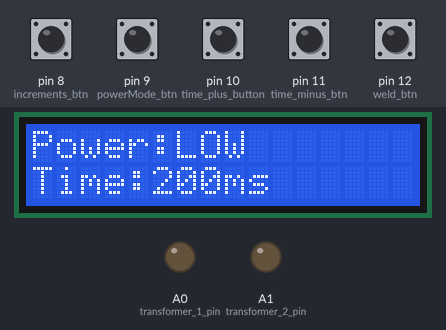
Simulated run of this program. Board: Arduino Nano, built with avr-gcc and run on an emulated ATmega328P. Parts: 16×2 character LCD, output pins drawn as LEDs (lit = HIGH). The inputs (shaded band) are chosen by the test bench; at power-on: pin 8 (increments_btn), pin 9 (powerMode_btn), pin 10 (time_plus_button), pin 11 (time_minus_btn), pin 12 (weld_btn) HIGH.

Above: at 3.2 s.
3.3 s: pin 12 (weld_btn) pulled LOW for 0.15 s
At 4.5 s:
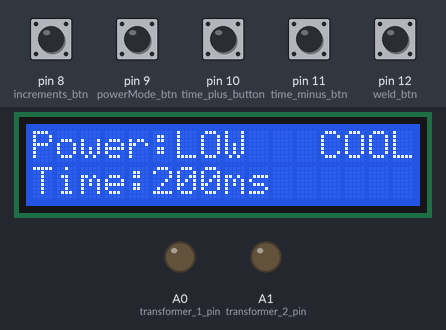
6.4 s: pin 9 (powerMode_btn) pulled LOW for 0.15 s
At 7.7 s:
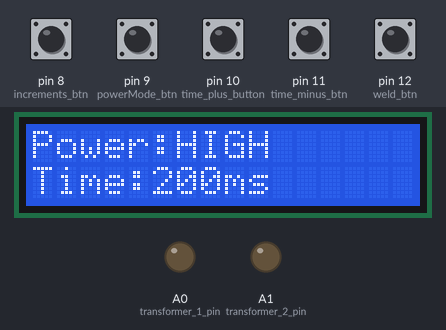
8.0 s: pin 12 (weld_btn) pulled LOW for 1 s
At 9.3 s:
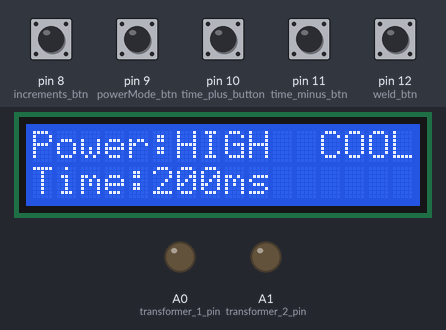
10.5 s: pin 11 (time_minus_btn) pulled LOW for 0.15 s
At 11.6 s:
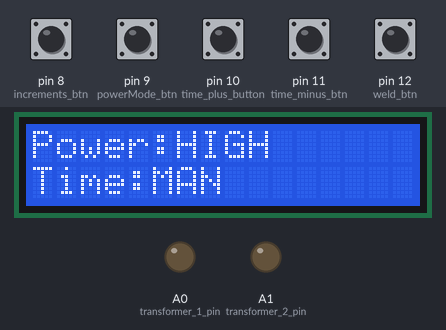
12.7 s: pin 8 (increments_btn) pulled LOW for 0.15 s
At 13.8 s:
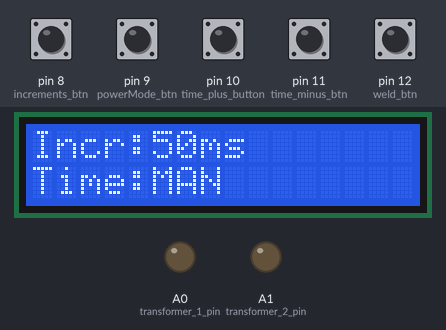
15.7 s: pin 9 (powerMode_btn) pulled LOW for 1 s
At 16.0 s:
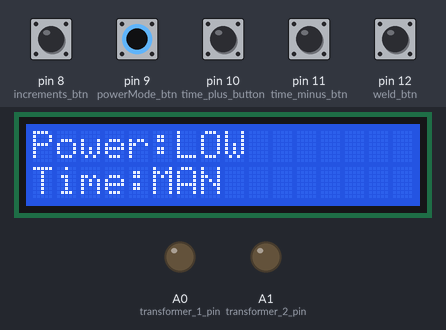
Timing chart, 0 to 18.7 s (numbered marks = the images above; inputs shaded):
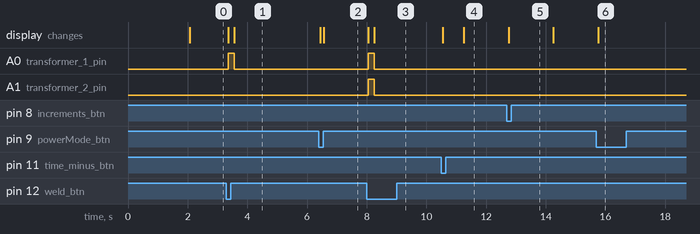

The program:

main.cpp
```cpp
#include <Arduino.h>
#include <Wire.h>
#include <LiquidCrystal.h>
#include <ButtonHandler.h>

#define DEBUG false  //set to true for debug output, false for no debug output
#define DEBUG_SERIAL if(DEBUG)Serial

//Define pins for LCD
#define RS_PIN 2
#define E_PIN 3
#define D4_PIN 4
#define D5_PIN 5
#define D6_PIN 6
#define D7_PIN 7

//Macros for aligning text to the centre and right of the 16x2 LCD
#define ALIGN_CENTRE(t)       (7-(t.length())/2)
#define ALIGN_RIGHT(t)       (16-(t.length()))

//Define transformer pins
const int transformer_1_pin = A0;
const int transformer_2_pin = A1;

//Define button pins
const int increments_btn=8, powerMode_btn=9, time_plus_button=10, time_minus_btn=11, weld_btn=12;

//Stores number of transformers currently active
byte powerMode = 1;

//Stores selectable time increments
const unsigned int incrementSteps[] = {50, 100, 200};
const byte numberIncrementSteps = sizeof(incrementSteps) / sizeof(incrementSteps[0]);
unsigned int selectedIncrement = 2;

unsigned int timeVal = 200; //Current time value

//Min and max time values
unsigned int minVal = incrementSteps[selectedIncrement];
unsigned int maxVal = 2000;

bool manualMode = false; //Keeps track of whether manual mode is enabled

bool onCooldown = false; //Keeps track of whether the welder is cooling down

//Create strings to store the prevously displayed text so it can be cleared properly
String prev_powerModeVal_string = "";
const String powerModePrefix_string = "Power:";
const int powerModePrefix_string_len = powerModePrefix_string.length();
const String timeValPrefix_string = "Time:";
const int timeValPrefix_string_len = timeValPrefix_string.length();

//Create lcd object
LiquidCrystal lcd(RS_PIN, E_PIN, D4_PIN, D5_PIN, D6_PIN, D7_PIN);

//Create button objects that use the internal pullup resistors so (btn, true, true)
Button powerModeButton(powerMode_btn, true, true);
Button timePlusButton(time_plus_button, true, true);
Button timeMinusButton(time_minus_btn, true, true);
Button incrementButton(increments_btn, true, true);
Button weldButton(weld_btn, true, true);

int handleInputs(); //Forward declaration of handleInputs function since a higher function references it

//Clear text from a specific area of a row on the display
void clearText(byte from, byte to, byte row)
{
  byte strLen = (to+1) - from; //Calculate the length of the string
  String clearString = ""; //Create string to store the number of spaces
  while (strLen--)
  {
    clearString += " "; //Add the number of spaces to the string
  }
  //Update the display
  lcd.setCursor(from, row);
  lcd.print(clearString);
}

//Display the power mode line
void displayPower()
{
  clearText(0, 9, 0);

  lcd.setCursor(0,0);
  lcd.print(powerModePrefix_string);
  switch (powerMode)
  {
    case 1:
      lcd.print("LOW");
      break;
    case 2:
      lcd.print("HIGH");
      break;
  }
}

//Switch the power mode
void togglePowerMode()
{
  //Clear the value after the prefix
  clearText(powerModePrefix_string_len, powerModePrefix_string_len  + (prev_powerModeVal_string.length() - 1), 0);

  //Switch the power mode
  String powerModeValue_string = "";
  switch (powerMode)
  {
    case 1:
      powerMode = 2;
      powerModeValue_string = "HIGH";
      break;
    case 2:
      powerMode = 1;
      powerModeValue_string = "LOW";
      break;
  }

  //Update the displayed value
  lcd.setCursor(powerModePrefix_string_len, 0);
  lcd.print(powerModeValue_string);
  prev_powerModeVal_string = powerModeValue_string;
}

//Display the time value on the second line of the display
void displayTime()
{
  clearText(0,15,1);
  lcd.setCursor(0,1);
  lcd.print(timeValPrefix_string + (String)timeVal + "ms");
}

void updateTimeValDisplay()
{
  clearText(timeValPrefix_string_len, 15, 1);
  lcd.setCursor(timeValPrefix_string_len, 1);
  if (manualMode)
  {
    lcd.print("MAN");
  }
  else
  {
    lcd.print((String)timeVal + "ms");
  }
}

void increaseTimeVal()
{
  DEBUG_SERIAL.println(timeVal);
  if (timeVal < maxVal)
  {
    timeVal += incrementSteps[selectedIncrement];
    manualMode = false;
    updateTimeValDisplay();
  }
  else if (timeVal == maxVal) //if at max value then manual mode is engaged
  {
    timeVal = minVal - incrementSteps[selectedIncrement];
    manualMode = true;
    updateTimeValDisplay();
  }
  else if (timeVal > maxVal) //if timeVal has exceeded the max value, reset it to the min value
  {
    timeVal = minVal;
    manualMode = false;
    updateTimeValDisplay();
  }
}

void decreaseTimeVal()
{
  if (timeVal > minVal)
  {
    timeVal -= incrementSteps[selectedIncrement];
    manualMode = false;
    updateTimeValDisplay();
  }
  else if (timeVal == minVal) //if at min value then manual mode is engaged
  {
    timeVal = maxVal + incrementSteps[selectedIncrement];
    manualMode = true;
    updateTimeValDisplay();
  }
  else if (timeVal < minVal) //if timeVal has exceeded the min value, reset it to the max value
  {
    timeVal = maxVal;
    manualMode = false;
    updateTimeValDisplay();
  }
}

//Change the current increment amount
void changeIncrement()
{
  selectedIncrement = (selectedIncrement + 1) % numberIncrementSteps; //go to next item in circuluar queue
  minVal = incrementSteps[selectedIncrement]; //set the min value

  //Print to the display
  clearText(0, 9, 0);
  lcd.setCursor(0,0);
  lcd.print("Incr:" + (String)incrementSteps[selectedIncrement] + "ms");

  unsigned long startMillis = millis();
  bool changed = false;
  while (!changed)
  {
    int scanInputs = handleInputs();

    if ((millis() - startMillis >= 1500) || scanInputs == 1 || scanInputs == 5)
    {
      displayPower();
      changed = true;
    }
  }
}

void weld()
{
  int cooldownDelay = 3000;

  clearText(10, 15, 1); //clear time displayed from manual weld

  String weld_string = "WELD";
  clearText(ALIGN_RIGHT(weld_string), 15, 0);
  lcd.setCursor(ALIGN_RIGHT(weld_string), 0);
  lcd.print(weld_string);

  if (manualMode)
  {
    bool finishedWeld = false;
    unsigned long timeBefore, timeAfter;

    switch (powerMode)
    {
      case 1:
        timeBefore = millis();
        digitalWrite(transformer_1_pin, HIGH);
        while (!finishedWeld)
        {
          weldButton.scan();
          if (!weldButton.getRawOutput() == 0)
          {
            digitalWrite(transformer_1_pin, LOW);
            timeAfter = millis();
            finishedWeld = true;
          }
        }
        break;
      case 2:
        timeBefore = millis();
        digitalWrite(transformer_1_pin, HIGH);
        digitalWrite(transformer_2_pin, HIGH);
        while (!finishedWeld)
        {
          weldButton.scan();
          if (!weldButton.getRawOutput() == 0)
          {
            digitalWrite(transformer_1_pin, LOW);
            digitalWrite(transformer_2_pin, LOW);
            timeAfter = millis();
            finishedWeld = true;
          }
        }
        break;
    }

    int weld_time = 10*(((timeAfter - timeBefore) + 5)/10);
    String weld_time_string = (String)weld_time + "ms";
    lcd.setCursor(ALIGN_RIGHT(weld_time_string),1);
    lcd.print(weld_time_string);
  }
  else
  {
    switch (powerMode)
    {
      case 1:
        digitalWrite(transformer_1_pin, HIGH);
        delay(timeVal);
        digitalWrite(transformer_1_pin, LOW);
        break;
      case 2:
        digitalWrite(transformer_1_pin, HIGH);
        digitalWrite(transformer_2_pin, HIGH);
        delay(timeVal);
        digitalWrite(transformer_1_pin, LOW);
        digitalWrite(transformer_2_pin, LOW);
        break;
    }
  }

  clearText(ALIGN_RIGHT(weld_string), 15, 0);
  String cool_string = "COOL";
  lcd.setCursor(ALIGN_RIGHT(cool_string), 0);
  lcd.print(cool_string);

  unsigned long startMillis = millis();
  onCooldown = true;
  while (onCooldown)
  {
    handleInputs();
    if (millis() - startMillis >= cooldownDelay)
    {
      clearText(ALIGN_RIGHT(cool_string), 15, 0);
      onCooldown = false;
    }
  }
}


int handleInputs()
{
  //Scan the inputs
  powerModeButton.scan();
  timePlusButton.scan();
  timeMinusButton.scan();
  incrementButton.scan();
  weldButton.scan();

  /*Keep a variable so we know what function has been executed
  Useful for limiting actions when calling handleInputs() from
  other methods*/
  int executedFunction = 0;

  if (powerModeButton.getOutput() == 1)
  {
    DEBUG_SERIAL.println("Pressed mode button");
    executedFunction = 1;
    togglePowerMode();
  }

  else if (timePlusButton.getOutput() == 1)
  {
    DEBUG_SERIAL.println("Pressed time plus button");
    executedFunction = 2;
    increaseTimeVal();
  }

  else if (timeMinusButton.getOutput() == 1)
  {
    DEBUG_SERIAL.println("Pressed time minus button");
    executedFunction = 3;
    decreaseTimeVal();
  }

  else if (incrementButton.getOutput() == 1)
  {
    DEBUG_SERIAL.println("Pressed increments button");
    executedFunction = 4;
    changeIncrement();
  }

  else if (weldButton.getOutput() == 1)
  {
    DEBUG_SERIAL.println("Pressed weld button");
    if (!onCooldown)
    {
      executedFunction = 5;
      weld();
    }
  }

  return executedFunction;
}

//Simple splash screen displayed on startup
void splashScreen(int delay_time)
{
  String splashText0 = "Spot";
  String splashText1 = "Welder";
  lcd.setCursor(ALIGN_CENTRE(splashText0), 0);
  lcd.print(splashText0);
  lcd.setCursor(ALIGN_CENTRE(splashText1), 1);
  lcd.print(splashText1);
  delay(delay_time);
  clearText(0,15,0);
  clearText(0,15,1);
}

void setup()
{
  DEBUG_SERIAL.begin(115200);

  pinMode(transformer_1_pin, OUTPUT);
  pinMode(transformer_2_pin, OUTPUT);

  digitalWrite(transformer_1_pin, LOW);
  digitalWrite(transformer_2_pin, LOW);

  lcd.begin(16,2);

  splashScreen(2000);
  displayPower();
  displayTime();
}

void loop()
{
  handleInputs();
}
```

Measured:
- after the input at 3.3 s, A0 (transformer_1_pin): LOW → HIGH after 0.05 s, → LOW 0.20 s later; the display: first changes after 0.05 s (image 1 shows a later state)
- after the input at 6.4 s, the display: first changes after 0.05 s (image 2 shows a later state)
- after the input at 8.0 s, A0 (transformer_1_pin), A1 (transformer_2_pin): LOW → HIGH after 0.05 s, → LOW 0.20 s later; the display: first changes after 0.05 s (image 3 shows a later state)
- after the input at 10.5 s, the display: first changes after 0.05 s (image 4 shows a later state)
- after the input at 12.7 s, the display: changes after 0.05 s (image 5)
- after the input at 15.7 s, the display: changes after 0.05 s (image 6)
